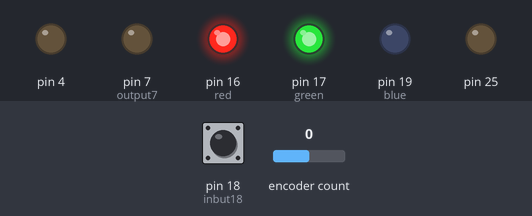
Bench run of a sketch on a simulated Arduino Mega 2560, built with avr-gcc and run on an emulated ATmega2560. On the bench: output pins drawn as LEDs (lit = HIGH). The test bench sets the inputs (shaded band); at power-on: pin 18 (inbut18) HIGH, encoder count 0.

Above: at 1.2 s.
1.3 s: pin 18 (inbut18) pulled LOW for 0.15 s
At 2.6 s:
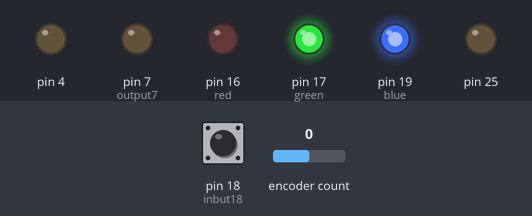
2.9 s: pin 18 (inbut18) pulled LOW for 1 s
At 5.1 s:
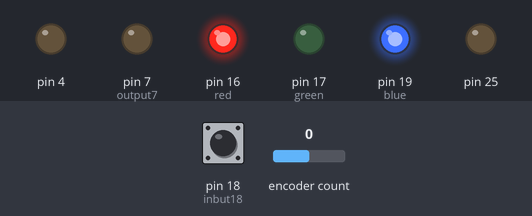
5.4 s: pin 18 (inbut18) pulled LOW for 3.2 s
At 8.9 s:
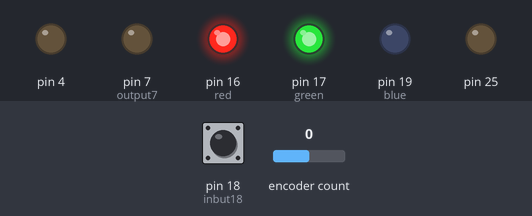
Timing chart, 0 to 10.4 s (numbered marks = the images above; inputs shaded):
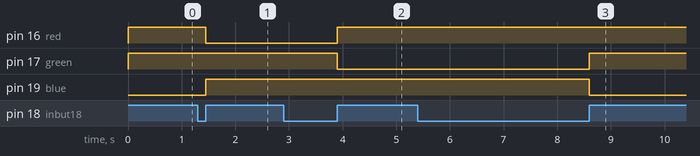

Measured:
- after the input at 1.3 s, pin 16 (red): HIGH → LOW after 0.15 s; pin 19 (blue): LOW → HIGH after 0.15 s
- after the input at 2.9 s, pin 16 (red): LOW → HIGH after 1.0 s; pin 17 (green): HIGH → LOW after 1.0 s
- after the input at 5.4 s, pin 17 (green): LOW → HIGH after 3.2 s; pin 19 (blue): HIGH → LOW after 3.2 s

The sketch:

encoder_blank.ino
```cpp
/* Encoder Library -
 * http://www.pjrc.com/teensy/td_libs_Encoder.html
  */

// this uses a mouse control to very software plugin controls


#include <Encoder.h>
long touchON = 0;
long touchOFF = 0;
int delaytime = 0;
int xymove = 0;
int red =16;
int blue =19;
int green =17;

// Change these two numbers to the pins connected to your encoder.
//   Best Performance: both pins have interrupt capability
//   Good Performance: only the first pin has interrupt capability
//   Low Performance:  neither pin has interrupt capability
Encoder myEnc(8,6);
//   avoid using pins with LEDs attached
int inbut18 = 18;
boolean prevState;
long val = 2;
 int mode = 0;

int output7 = 7;


void setup() {
 // pinMode(8, INPUT);
 // pinMode(6, INPUT);
  pinMode(4, OUTPUT);
  pinMode(7, OUTPUT);
pinMode(18, INPUT);
pinMode(20, INPUT);
pinMode(25, OUTPUT);
pinMode(red, OUTPUT);
pinMode(blue, OUTPUT);
pinMode(green, OUTPUT);
digitalWrite (output7,LOW);
digitalWrite (4,LOW);
//Serial.begin(9600);
// Mouse.begin();
digitalWrite (25,LOW);
}

void loop() {

digitalWrite (output7,LOW);
//digitalWrite (4,LOW);
if (digitalRead(inbut18)==LOW){
  prevState=LOW;
}

if (digitalRead(18)==HIGH&&prevState==LOW){
  prevState=HIGH;
  val=val*2;
  if (val>8)
    val=2;
}
  if (val==2){
    digitalWrite(red, HIGH);
    digitalWrite(blue, HIGH);
    digitalWrite(green, LOW);
  }
  else if (val==4){
    digitalWrite(red, HIGH);
    digitalWrite(blue, LOW);
    digitalWrite(green, HIGH);
  }
  else if (val==8){
    digitalWrite(red, LOW);
    digitalWrite(blue, HIGH);
    digitalWrite(green, HIGH);
  }

}
```
